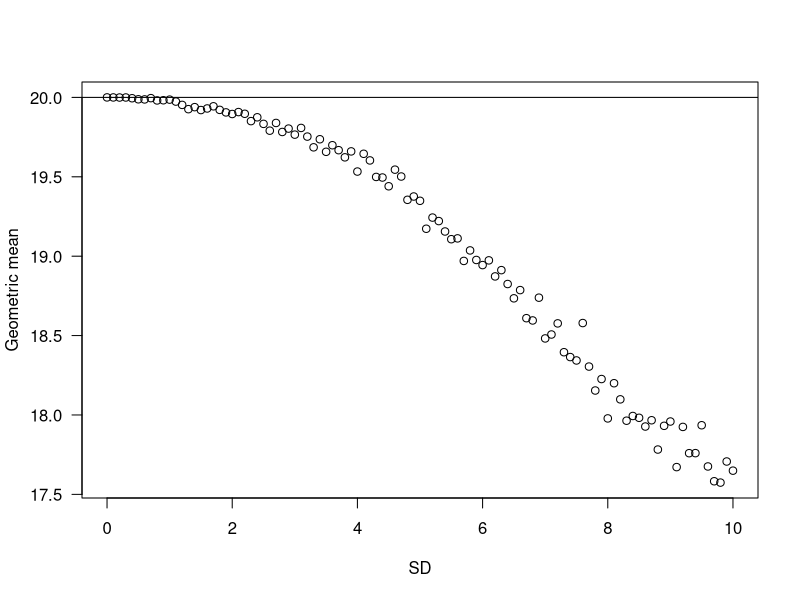
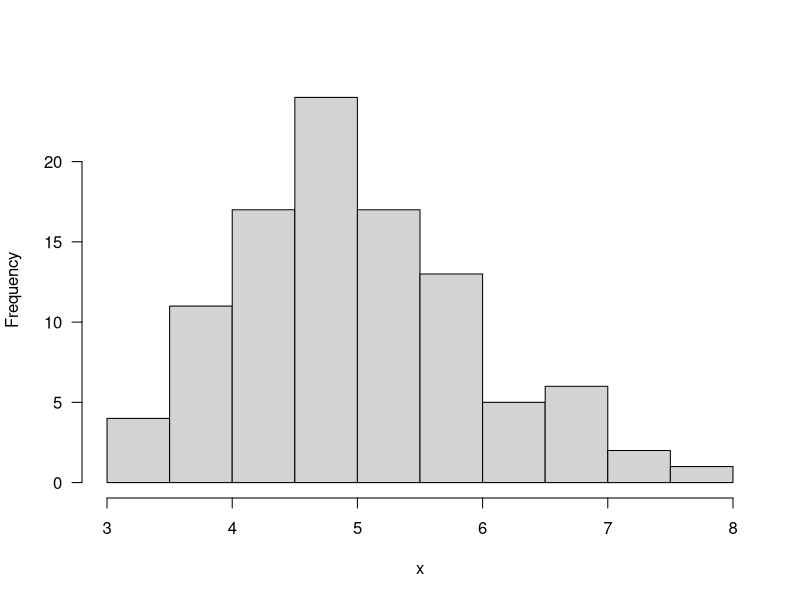
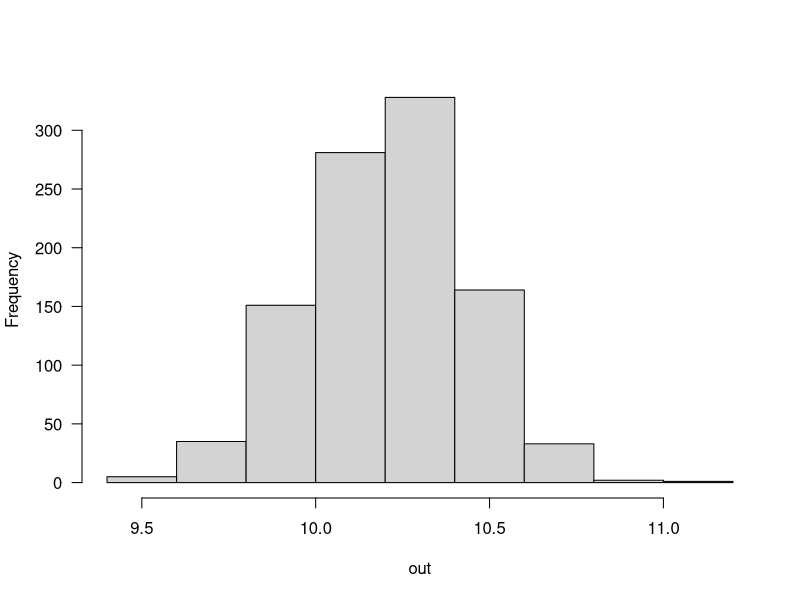
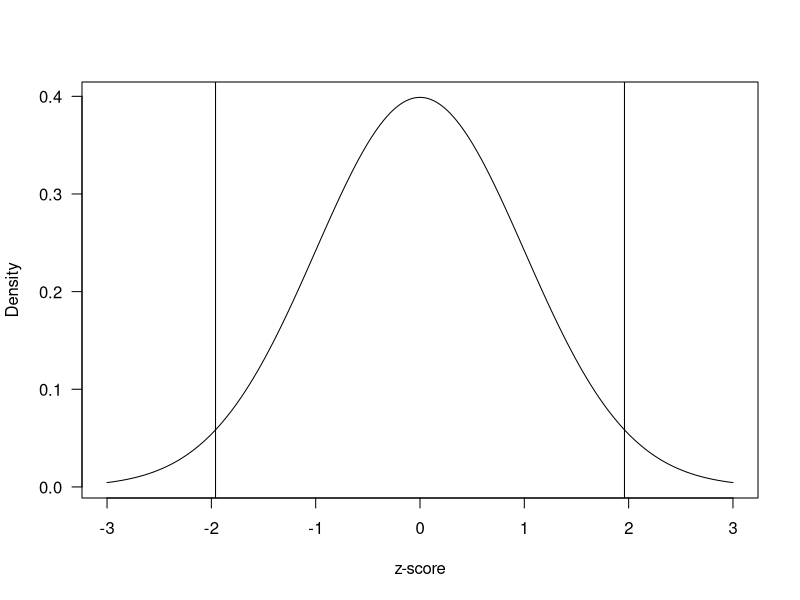
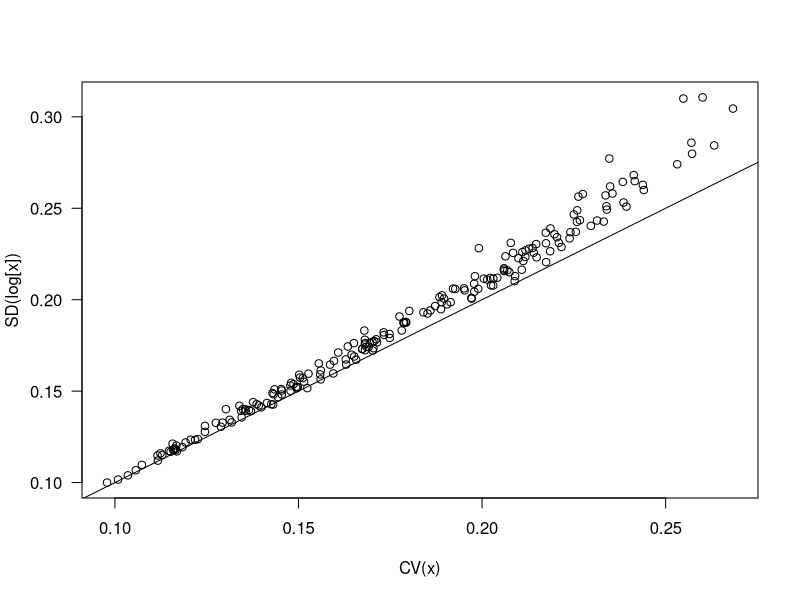

These charts were generated, in order, by the following R code:
## ---- chunk 1
knitr::opts_chunk$set(echo = TRUE)
## ---- chunk 2
out = NULL
sdvals = seq(0, 10, 0.1)

for(i in 1:length(sdvals)){
d = rnorm(10000, 20, sd=sdvals[i])
d = d[which(d>0)]
out[i] = exp(mean(log(d)))
}

plot(sdvals, out, las=1,
     xlab="SD", ylab="Geometric mean")
abline(h=20)
## ---- chunk 3
log(1.1/1)
-log(1/1.1)
## ---- chunk 4
x = rnorm(n=100, mean=5, sd=1)
mean(x)
sd(x)
hist(x, las=1, main="")
## ---- chunk 5
set.seed(1)
x = rnorm(50, 10, 2)
se_x = sqrt(var(x)/length(x))
## ---- chunk 6
out = NULL
for(i in 1:1000){
  sample = sample(x, replace=TRUE)
  out[i] = mean(sample)
}
## ---- chunk 7
hist(out, las=1, main="")
sd(out)
## ---- chunk 8
se_x
## ---- chunk 9
quantile(out, c(0.025, 0.975))
## ---- chunk 10
qnorm(c(0.025, 0.975))
## ---- chunk 11
xx = seq(-3, 3, length.out=200)
yy = dnorm(xx)
plot(xx,yy, type="l", las=1, xlab="z-score", ylab="Density")
abline(v=-1.96)
abline(v=1.96)
## ---- chunk 12
mean(x) - 1.96*se_x
mean(x) + 1.96*se_x
## ---- chunk 13
set.seed(1)
out = matrix(NA, nrow=200, ncol=2)
sdvals = runif(200, 2, 5)

for(i in 1:200){
x = rnorm(200, 20, sdvals[i])
cv = sd(x)/mean(x)
sd_log = sd(log(x))
out[i,1] = cv
out[i,2] = sd_log
}

plot(out[,1], out[,2], 
     xlab="CV(x)", 
     ylab="SD(log[x])", las=1)
lines(0:1, 0:1)
